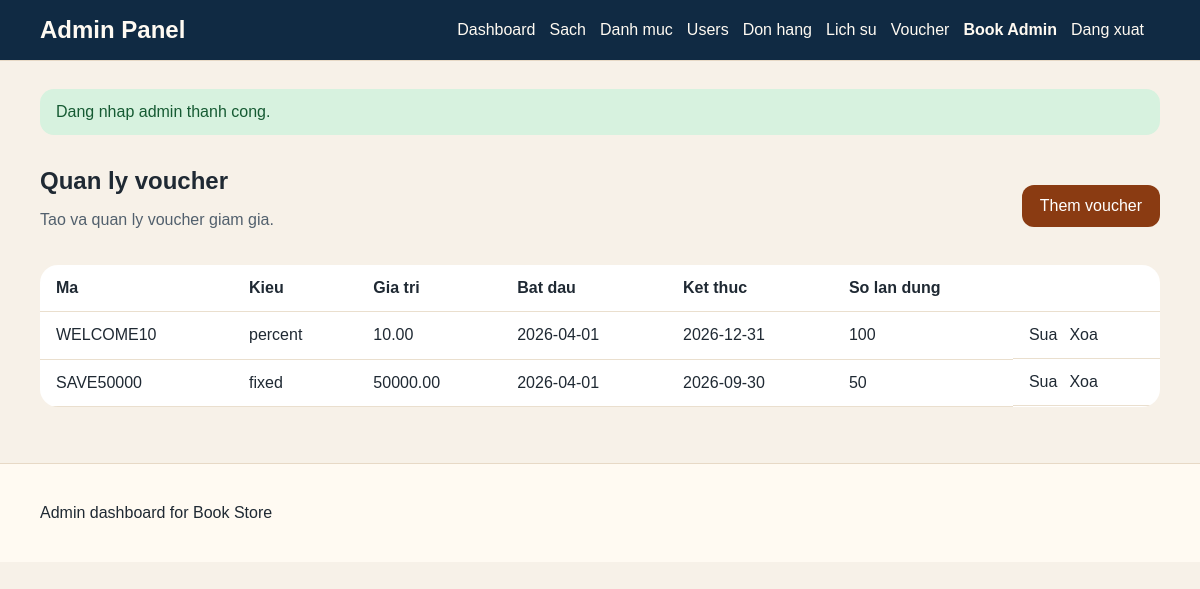
The page /index.php?route=admin-vouchers (signed in) on the database its author committed.
### tables this page shows
CREATE TABLE IF NOT EXISTS vouchers (
    id INT AUTO_INCREMENT PRIMARY KEY,
    code VARCHAR(50) NOT NULL UNIQUE,
    discount_type VARCHAR(20) NOT NULL,
    discount_value DECIMAL(10,2) NOT NULL,
    start_date DATE NOT NULL,
    end_date DATE NOT NULL,
    usage_limit INT NOT NULL DEFAULT 0,
    used_count INT NOT NULL DEFAULT 0,
    created_at DATETIME NOT NULL DEFAULT CURRENT_TIMESTAMP
);

### src/core/AdminController.php (called while the page is built, shortened)
<?php
abstract class AdminController extends Controller
{
    protected function renderAdmin(string $view, array $data = []): void
    {
        extract($data, EXTR_SKIP);
        $viewFile = __DIR__ . '/../views/' . $view . '.php';
        require __DIR__ . '/../layouts/admin/header.php';
        require $viewFile;
        require __DIR__ . '/../layouts/admin/footer.php';
    }
}

### src/controllers/AdminVoucherController.php (called while the page is built, shortened)
<?php
class AdminVoucherController extends AdminController
{
    public function index(): void
    {
        $this->renderAdmin('admin/vouchers/index', [
            'pageTitle' => 'Quan ly voucher',
            'vouchers' => (new Voucher($this->pdo))->all(),
        ]);
    }
}

### src/index.php (called while the page is built, shortened)
<?php
require_once __DIR__ . '/config/database.php';
require_once __DIR__ . '/helpers/helpers.php';
require_once __DIR__ . '/core/AdminController.php';
require_once __DIR__ . '/controllers/AdminVoucherController.php';
$route = $_GET['route'] ?? 'home';
[$controllerClass, $method] = $routes[$route];
$controller = new $controllerClass($pdo);
$controller->$method();

### src/helpers/helpers.php (called while the page is built, shortened)
<?php
function route_url(string $route, array $params = []): string
{
    return '/index.php?' . http_build_query(array_merge(['route' => $route], $params));
}
function e(?string $value): string
{
    return htmlspecialchars((string) $value, ENT_QUOTES, 'UTF-8');
}

### src/models/Voucher.php (called while the page is built, shortened)
<?php
class Voucher
{
    public function all(): array
    {
        $stmt = $this->pdo->query('SELECT * FROM vouchers ORDER BY created_at DESC');
        return $stmt->fetchAll();
    }
}

### src/views/admin/vouchers/index.php (the view)
<section class="section">
    <div class="section__header admin-section-head">
        <div><h1>Quan ly voucher</h1><p>Tao va quan ly voucher giam gia.</p></div>
        <a class="button button-primary" href="<?php echo e(route_url('admin-vouchers-create')); ?>">Them voucher</a>
    </div>
    <table>
        <thead><tr><th>Ma</th><th>Kieu</th><th>Gia tri</th><th>Bat dau</th><th>Ket thuc</th><th>So lan dung</th><th></th></tr></thead>
        <tbody>
        <?php foreach ($vouchers as $voucher): ?>
            <tr>
                <td><?php echo e($voucher['code']); ?></td>
                <td><?php echo e($voucher['discount_type']); ?></td>
                <td><?php echo e((string) $voucher['discount_value']); ?></td>
                <td><?php echo e($voucher['start_date']); ?></td>
                <td><?php echo e($voucher['end_date']); ?></td>
                <td><?php echo (int) $voucher['usage_limit']; ?></td>
                <td class="table-actions">
                    <a href="<?php echo e(route_url('admin-vouchers-edit', ['id' => (int) $voucher['id']])); ?>">Sua</a>
                    <a href="<?php echo e(route_url('admin-vouchers-delete', ['id' => (int) $voucher['id']])); ?>" onclick="return confirm('Xoa voucher nay?')">Xoa</a>
                </td>
            </tr>
        <?php endforeach; ?>
        </tbody>
    </table>
</section>

### src/assets/css/style.css (style rules this page uses)
body { margin: 0; font-family: Arial, sans-serif; background: #f7f1e8; color: #1f2933; }
a { color: inherit; text-decoration: none; }
table { width: 100%; border-collapse: collapse; background: #fff; border-radius: 18px; overflow: hidden; }
th, td { padding: 14px 16px; border-bottom: 1px solid #eadfce; text-align: left; vertical-align: top; }
.header-search button, .button { padding: 12px 18px; border: none; border-radius: 12px; cursor: pointer; }
.hero h1, .section__header h1, .section__header h2, .book-detail__content h1, .auth-card h1 { margin: 0 0 12px; }
.section { margin-top: 32px; }
.section__header { margin-bottom: 20px; }
.section__header p, .hero p, .book-card__author, .book-detail__description, .review-card p, .empty-state p, .auth-card p, .notice-box p, .cart-book p { color: #52606d; }
.button-primary, .header-search button { background: #8a3b12; color: #fff; }
.button-row, .admin-section-head { display: flex; gap: 12px; flex-wrap: wrap; justify-content: space-between; align-items: center; }
.table-actions { display: flex; gap: 12px; flex-wrap: wrap; }

### rows shown on the page
vouchers: code "WELCOME10", discount_type "percent", discount_value "10.00", start_date "2026-04-01", end_date "2026-12-31", usage_limit "100"
vouchers: code "SAVE50000", discount_type "fixed", discount_value "50000.00", start_date "2026-04-01", end_date "2026-09-30", usage_limit "50"

### other values the page prints
$admin['name'] "Book Admin"
$message "Dang nhap admin thanh cong."
